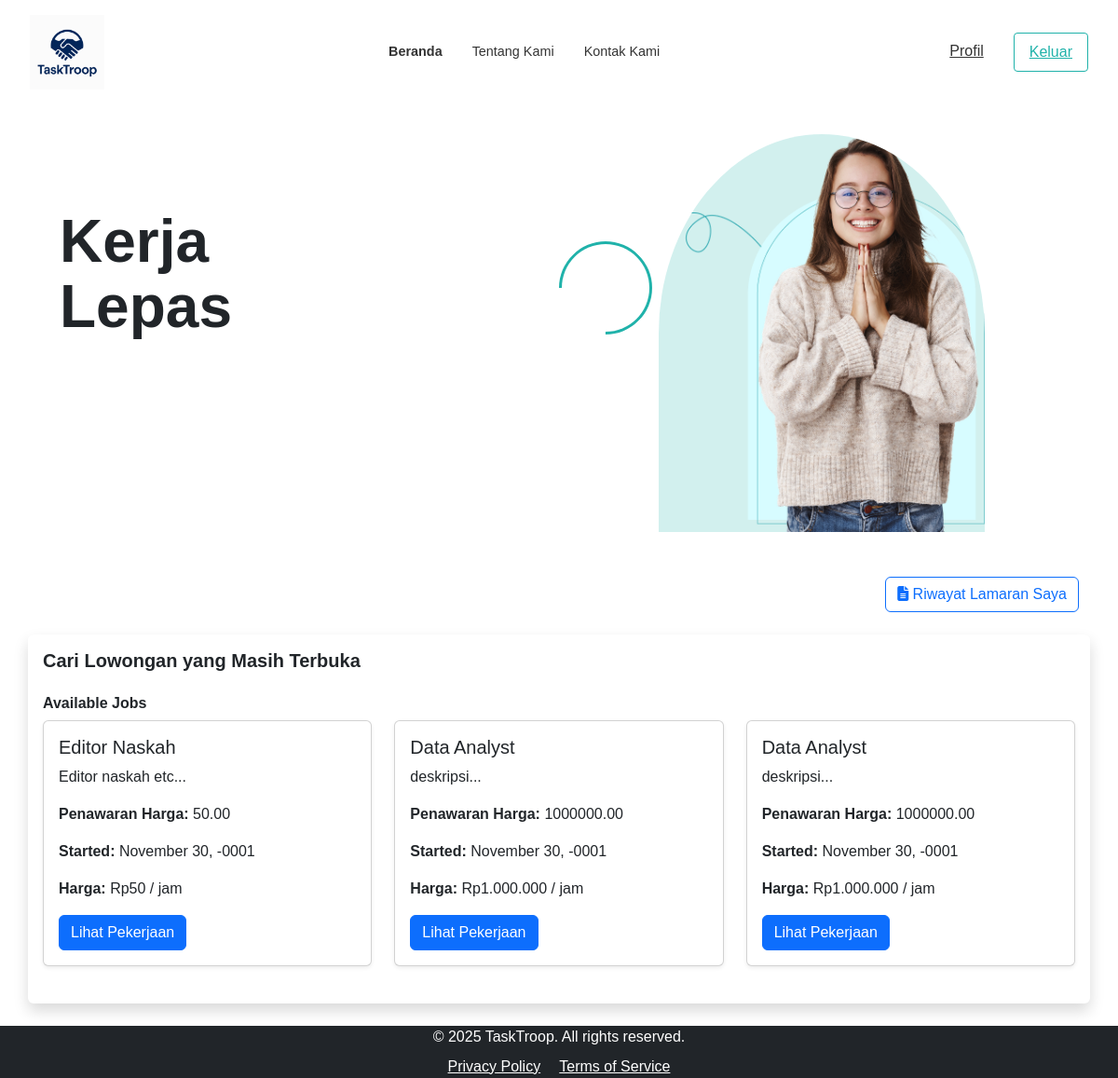
/index_seller.php, run on the app's committed database.
### tables this page shows
CREATE TABLE `lowongan` (
  `id_lowongan` bigint(20) UNSIGNED NOT NULL,
  `user_id` bigint(20) UNSIGNED NOT NULL,
  `jenis_lowongan` varchar(100) DEFAULT NULL,
  `nama_lowongan` varchar(255) DEFAULT NULL,
  `deskripsi` text DEFAULT NULL,
  `tanggal_unggah` datetime DEFAULT NULL,
  `tanggal_tutup` datetime DEFAULT NULL,
  `status_lowongan` varchar(50) DEFAULT NULL,
  `limit_pelamar` int(11) DEFAULT NULL,
  `jumlah_pelamar` int(11) DEFAULT 0,
  `harga_jasa` decimal(12,2) DEFAULT NULL,
  `created_at` timestamp NOT NULL DEFAULT current_timestamp(),
  `updated_at` timestamp NOT NULL DEFAULT current_timestamp() ON UPDATE current_timestamp()
);

### index_seller.php (the view, shortened to what this page needs)
<?php
include_once 'connection_db.php';
$sql_lowongan = "SELECT * FROM lowongan LIMIT 10";
$result_lowongan = $conn->query($sql_lowongan);
$lowongan_list = ($result_lowongan && $result_lowongan->num_rows > 0)
    ? $result_lowongan->fetch_all(MYSQLI_ASSOC)
    : [];
?>
<!DOCTYPE html>
<html lang="en">
<head>
  <link href="https://cdnjs.cloudflare.com/ajax/libs/font-awesome/6.5.0/css/all.min.css" rel="stylesheet">
  <link href="https://cdn.jsdelivr.net/npm/bootstrap@5.3.2/dist/css/bootstrap.min.css" rel="stylesheet">
</head>
<body>
<nav class="navbar">
  <div class="nav-logo">
    <img src="asset/img/logo1.png" alt="Logo">
  </div>
  <div class="nav-links">
    <a href="index_seller.php" class="active">Beranda</a>
    <a href="about2.php">Tentang Kami</a>
    <a href="contact.php">Kontak Kami</a>
  </div>
  <div class="nav-buttons">
    <a href="profil_seller.php" class="profil">Profil</a>
    <a href="logout.php" class="keluar">Keluar</a>
  </div>
</nav>
<div class="hero">
  <div class="hero-content">
    <h1 class="hero-title">Kerja<br>Lepas</h1>
    <div class="swirl"></div>
  </div>
  <div class="hero-image">
    <img src="asset/img/smilling.png" alt="Orang Tersenyum">
  </div>
</div>
<div class="container mt-3">
  <div class="d-flex justify-content-end">
    <a href="riwayat_apply_lamaran.php" class="btn btn-outline-primary">
      <i class="fas fa-file-alt"></i> Riwayat Lamaran Saya
    </a>
  </div>
</div>
<section class="container my-4 p-3 bg-white shadow rounded">
  <h5 class="fw-semibold mb-3">Cari Lowongan yang Masih Terbuka</h5>
  <div class="mt-4">
    <h6 class="fw-semibold">Available Jobs</h6>
    <?php if (!empty($lowongan_list)): ?>
      <div class="row">
        <?php foreach ($lowongan_list as $lowongan): ?>
          <div class="col-md-6 col-lg-4 mb-4">
            <div class="card shadow-sm h-100">
              <div class="card-body">
                <h5 class="card-title"><?= htmlspecialchars($lowongan['nama_lowongan']) ?></h5>
                <p class="card-text"><?= substr($lowongan['deskripsi'], 0, 100) . '...'; ?></p>
                <div class="project-details">
                  <p><strong>Penawaran Harga:</strong> <?= htmlspecialchars($lowongan['harga_jasa']) ?></p>
                  <p><strong>Started:</strong> <?= date('F j, Y', strtotime($lowongan['created_at'])) ?></p>
                  <p><strong>Harga:</strong> Rp<?= number_format($lowongan['harga_jasa'], 0, ',', '.') ?> / jam</p>
                </div>
                <a href="jobs_detail.php?id_lowongan=<?= $lowongan['id_lowongan'] ?>" class="btn btn-primary">Lihat Pekerjaan</a>
              </div>
            </div>
          </div>
        <?php endforeach; ?>
      </div>
    <?php else: ?>
      <p class="text-center">Belum ada lowongan masuk baru.</p>
    <?php endif; ?>
  </div>
</section>
<footer class="bg-dark text-white">
  <div class="container text-center">
    <p class="mb-0">&copy; 2025 TaskTroop. All rights reserved.</p>
    <div class="mt-2">
      <a href="#" class="text-white me-3">Privacy Policy</a>
      <a href="#" class="text-white">Terms of Service</a>
    </div>
  </div>
</footer>
</body>
</html>

### index_seller.php (style rules this page uses)
body { background-color: #FFFFFF; font-family: Arial, sans-serif; display: contents; flex-direction: column; align-items: center; justify-content: center; min-height: 100vh; }
.navbar { display: flex; justify-content: space-between; align-items: center; padding: 1rem 2rem; background-color: white; }
.nav-logo { display: flex; align-items: center; }
.nav-logo img { width: 80px; height: 80px; margin-right: 10px; }
.nav-links { display: flex; gap: 2rem; }
.nav-links a { text-decoration: none; color: #333; font-size: 0.9rem; }
.nav-links a.active { font-weight: bold; }
.nav-buttons { display: flex; gap: 1rem; }
.profil { padding: 0.5rem 1rem; border: none; background: transparent; color: #333; cursor: pointer; }
.keluar { padding: 0.5rem 1rem; border: 1px solid #20b2aa; border-radius: 4px; background: transparent; color: #20b2aa; cursor: pointer; }
.hero { display: flex; justify-content: space-between; padding: 2rem 4rem; position: relative; overflow: hidden; }
.hero-content { width: 50%; padding-top: 5rem; }
.hero-title { font-size: 4rem; font-weight: bold; line-height: 1.1; margin-bottom: 2rem; }
.hero-image { width: 40%; position: relative; }
.hero-image img { width: 100%; max-width: 350px; height: auto; border-radius: 50% 50% 0 0; background-color: rgba(32, 178, 171, 0.2); }
.swirl { position: absolute; top: 30%; left: 50%; width: 100px; height: 100px; border: 3px solid #20b2aa; border-radius: 50%; border-left-color: transparent; transform: rotate(-45deg); }
.card-text { max-height: 80px; overflow: hidden; }

### data on the page
lowongan: nama_lowongan "Editor Naskah", deskripsi "Editor naskah etc", harga_jasa "50.00", created_at "November 30, -0001", harga_jasa "50"
lowongan: nama_lowongan "Data Analyst", deskripsi "deskripsi", harga_jasa "1000000.00", created_at "November 30, -0001", harga_jasa "1.000.000"
lowongan: nama_lowongan "Data Analyst", deskripsi "deskripsi", harga_jasa "1000000.00", created_at "November 30, -0001", harga_jasa "1.000.000"
